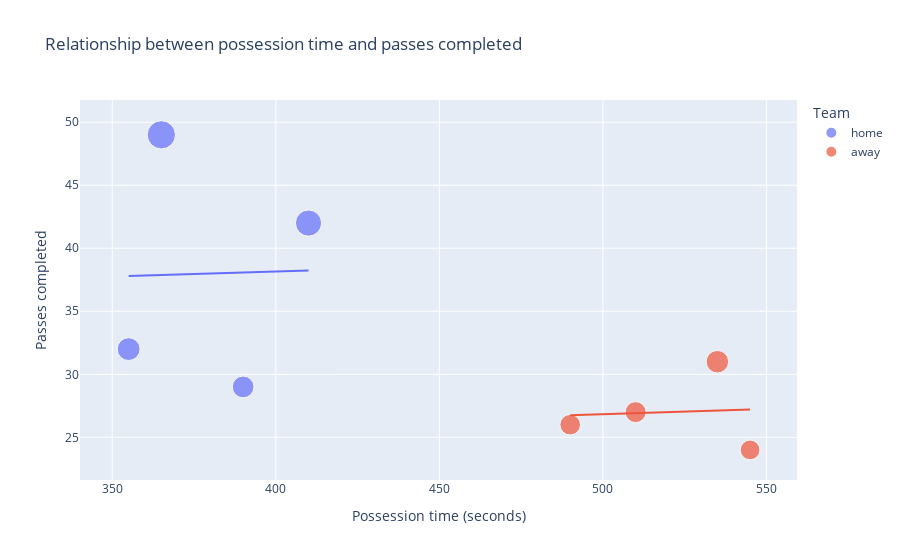

Here is the notebook cell this chart was saved with:
### Code cell
posession_passes_df = px.scatter(possession_df,
                    x="Possession time (seconds)", y="Passes completed", trendline="ols",
                    size="Passes completed", color="Team", hover_data=['Quarter'],
                    title="Relationship between possession time and passes completed")
posession_passes_df.show()

### Figure 1 — Plotly figure (JSON) as saved in the notebook; plotly's stock layout.template omitted (floating-point values rounded to 4 significant figures)
{"data": [{"customdata": [["first"], ["second"], ["third"], ["fourth"]], "hovertemplate": "Team=home<br>Possession time (seconds)=%{x}<br>Passes completed=%{marker.size}<br>Quarter=%{customdata[0]}<extra></extra>", "legendgroup": "home", "marker": {"color": "#636efa", "size": [49, 32, 42, 29], "sizemode": "area", "sizeref": 0.1225, "symbol": "circle"}, "mode": "markers", "name": "home", "orientation": "v", "showlegend": true, "type": "scatter", "x": [365, 355, 410, 390], "xaxis": "x", "y": [49, 32, 42, 29], "yaxis": "y"}, {"hovertemplate": "<b>OLS trendline</b><br>Passes completed = 0.00810811 * Possession time (seconds) + 34.9189<br>R<sup>2</sup>=0.000479<br><br>Team=home<br>Possession time (seconds)=%{x}<br>Passes completed=%{y} <b>(trend)</b><extra></extra>", "legendgroup": "home", "marker": {"color": "#636efa", "symbol": "circle"}, "mode": "lines", "name": "home", "showlegend": false, "type": "scatter", "x": [355, 365, 390, 410], "xaxis": "x", "y": [37.8, 37.88, 38.08, 38.24], "yaxis": "y"}, {"customdata": [["first"], ["second"], ["third"], ["fourth"]], "hovertemplate": "Team=away<br>Possession time (seconds)=%{x}<br>Passes completed=%{marker.size}<br>Quarter=%{customdata[0]}<extra></extra>", "legendgroup": "away", "marker": {"color": "#EF553B", "size": [31, 24, 26, 27], "sizemode": "area", "sizeref": 0.1225, "symbol": "circle"}, "mode": "markers", "name": "away", "orientation": "v", "showlegend": true, "type": "scatter", "x": [535, 545, 490, 510], "xaxis": "x", "y": [31, 24, 26, 27], "yaxis": "y"}, {"hovertemplate": "<b>OLS trendline</b><br>Passes completed = 0.00810811 * Possession time (seconds) + 22.7838<br>R<sup>2</sup>=0.004678<br><br>Team=away<br>Possession time (seconds)=%{x}<br>Passes completed=%{y} <b>(trend)</b><extra></extra>", "legendgroup": "away", "marker": {"color": "#EF553B", "symbol": "circle"}, "mode": "lines", "name": "away", "showlegend": false, "type": "scatter", "x": [490, 510, 535, 545], "xaxis": "x", "y": [26.76, 26.92, 27.12, 27.2], "yaxis": "y"}], "layout": {"legend": {"itemsizing": "constant", "title": {"text": "Team"}, "tracegroupgap": 0}, "title": {"text": "Relationship between possession time and passes completed"}, "xaxis": {"anchor": "y", "domain": [0, 1], "title": {"text": "Possession time (seconds)"}}, "yaxis": {"anchor": "x", "domain": [0, 1], "title": {"text": "Passes completed"}}}}
